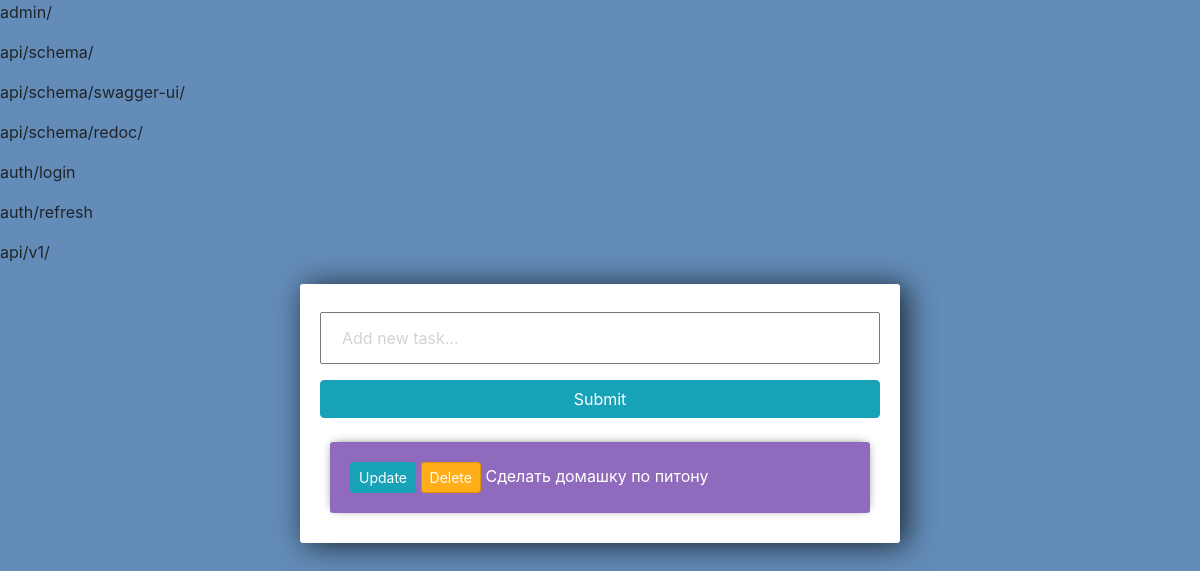
Before: / with the older database file.
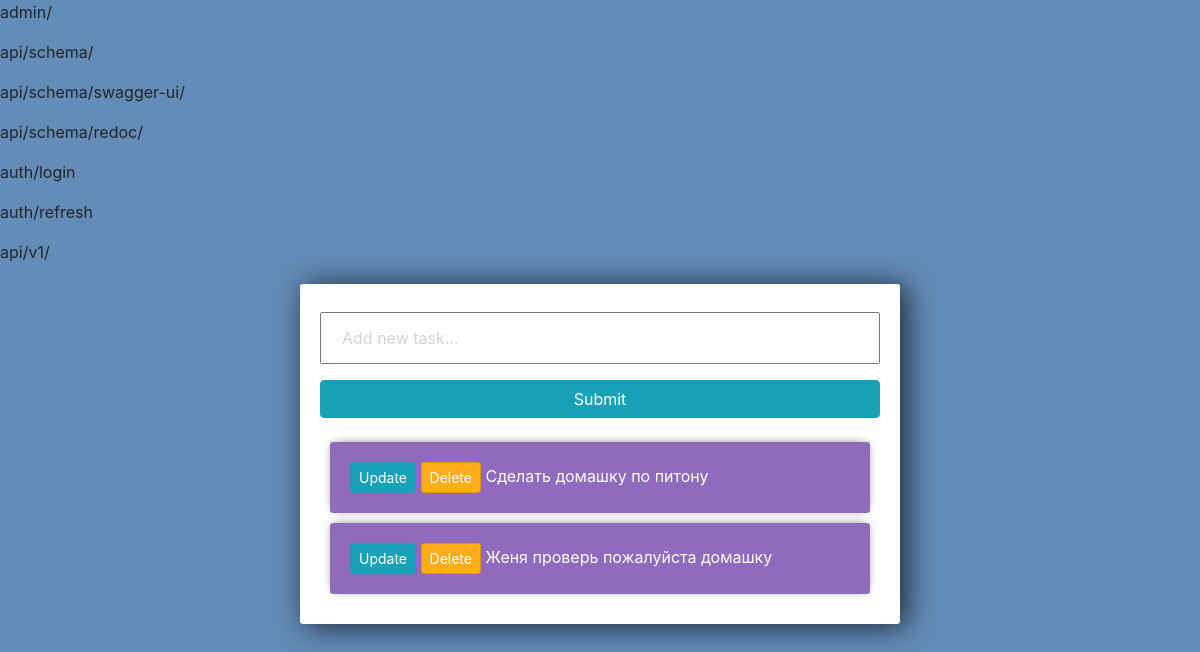
After: the same page with the newer database file.
### tasks/models.py (models this page shows)
class Task(models.Model):
    title = models.CharField(max_length=200)
    complete = models.BooleanField(default=False)
    created = models.DateTimeField(auto_now_add=True)
    def __str__(self):
        return self.title

### tasks/views.py (the view)
# urls.py: path('', views.index, name="list"),
def index(request):
    tasks = Task.objects.all()
    form = TaskForm()
    if request.method == 'POST':
        form = TaskForm(request.POST)
        if form.is_valid():
            form.save()
        return redirect('/')
    context = {'tasks': tasks, 'form': form}
    return render(request, 'tasks/list.html', context)

### tasks/forms.py
class TaskForm(forms.ModelForm):
	title= forms.CharField(widget= forms.TextInput(attrs={'placeholder':'Add new task...'}))
	class Meta:
		model = Task
		fields = '__all__'

### tasks/templates/tasks/list.html (shortened to what this page needs)
<link rel="stylesheet" href="https://stackpath.bootstrapcdn.com/bootstrap/4.3.1/css/bootstrap.min.css">
    <p>admin/<br>
    <p>api/schema/<br>
    <p>api/schema/swagger-ui/<br>
    <p>api/schema/redoc/<br>
    <p>auth/login<br>
    <p>auth/refresh<br>
    <p>api/v1/</p>
<div class="center-column">
	<form method="POST" action="/">
		{{form.title}}
		<input class="btn btn-info" type="submit" name="Create Task">
	</form>
	<div class="todo-list">
	{% for task in tasks %}
		<div class="item-row">
			<a class="btn btn-sm btn-info" href="{% url 'update_task' task.id %}">Update</a>
			<a class="btn btn-sm btn-danger" href="{% url 'delete' task.id %}">Delete</a>
			{% if task.complete == True %}
			<strike>{{task}}</strike>
			{% else %}
			<span>{{task}}</span>
			{% endif %}
		</div>
	{% endfor %}
	</div>
</div>

### tasks/templates/tasks/list.html (style rules this page uses)
input { width: 100%; padding: 12px 20px; margin: 8px 0; box-sizing: border-box; }
input::placeholder { color: #d3d3d3; }
.center-column { width:600px; margin: 20px auto; padding:20px; background-color: #fff; border-radius: 3px; box-shadow: 6px 2px 30px 0px rgba(0,0,0,0.75); }
.item-row { background-color: #906abd; margin: 10px; padding: 20px; border-radius: 3px; color: #fff; font-size: 16px; box-shadow: 0px -1px 10px -4px rgba(0,0,0,0.75); }
.btn-danger { background-color: #ffae19; border-color: #e59400; }

Changed rows visible on the page:
added Task: title "Женя проверь пожалуйста домашку"
